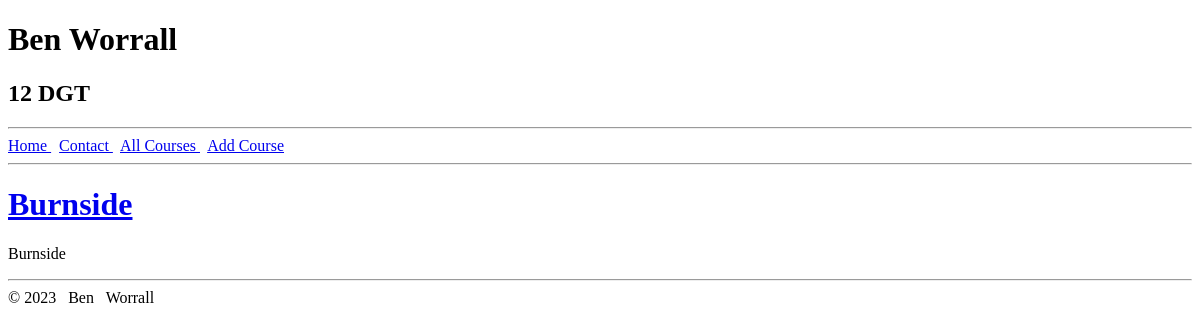
The page /all_courses on the database as committed earlier.
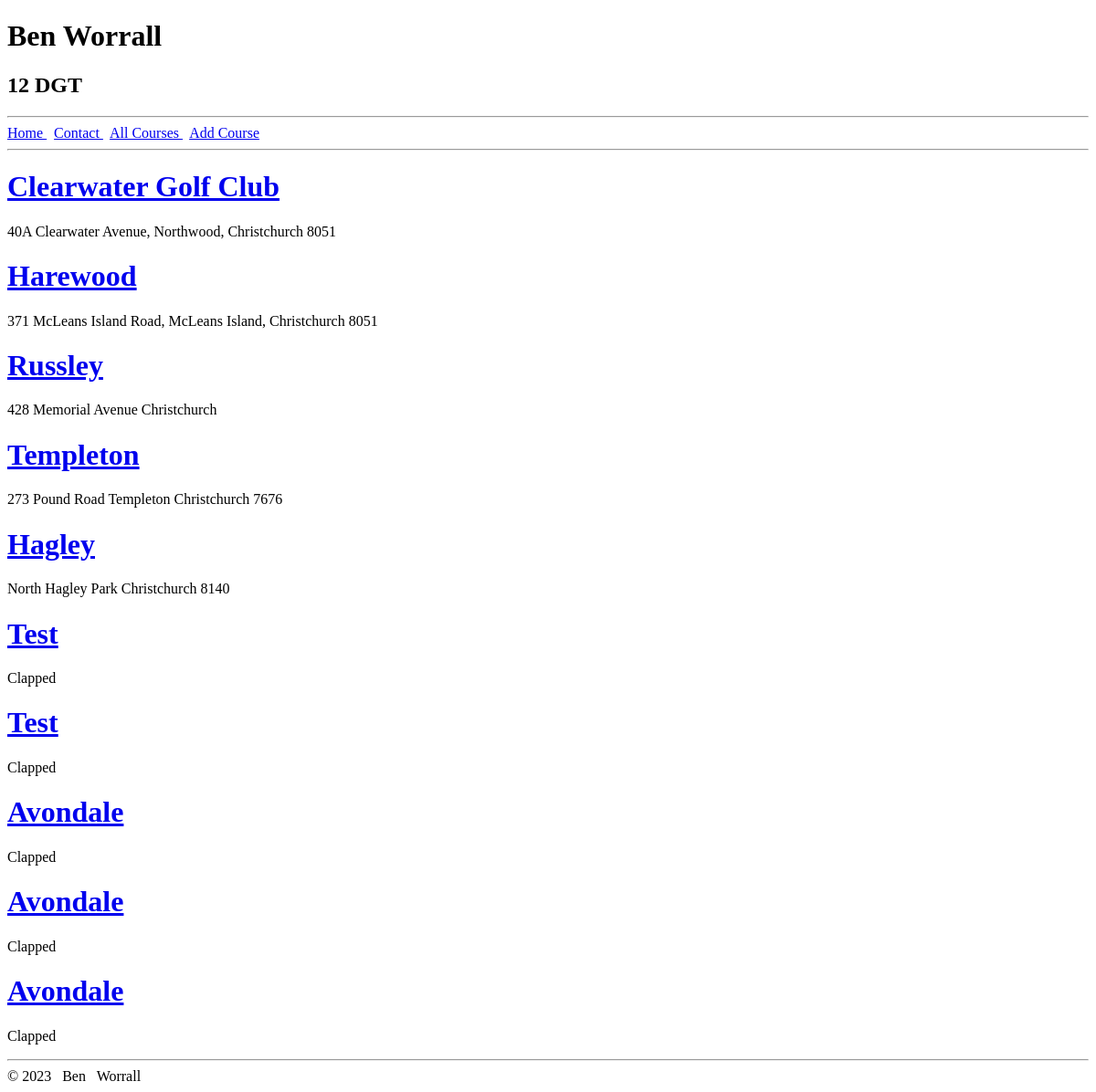
The same page on the database as committed later.
### tables this page shows
CREATE TABLE Courses (id INTEGER PRIMARY KEY AUTOINCREMENT, name, location, description, par, yardage, rating, slope, photo BLOB);

### routs.py (the view)
@app.route("/all_courses")
def all_courses():
    conn= sqlite3.connect("golfweb.db")
    cur = conn.cursor()
    cur.execute("SELECT * FROM Courses")
    results = cur.fetchall()
    return render_template("all_courses.html", results = results , title = "All Courses")

### templates/all_courses.html
{% extends 'layout.html' %}
{% block content %}
{% for item in results %}
    <h1> <a href="/golf/{{item[0]}}"> {{item[1]}}</a> </h1> <p> {{item[2]}}</p>
{% endfor %}
{% endblock%}

### templates/layout.html (shortened to what this page needs)
<!DOCTYPE html>
<html>
    <head>
        <link rel="stylesheet" href = "/static/css/style.css">
    </head>
    <body>
        <header>
            {% include 'header.html' %}
        </header>
        <nav>
            {% include 'nav.html' %}
        </nav>
        <main>
            <h1> {% block content %}{% endblock %}</h1>
        </main>
        <footer>
            {% include 'footer.html' %}
        </footer>
    </body>
</html>

### templates/header.html
<h1> Ben Worrall</h1>
<h2> 12 DGT</h2>

### templates/nav.html
<hr>
<navbar>
    <a href = "/"> Home </a> &nbsp; <a href = "/contact"> Contact </a> &nbsp; <a href = "/all_courses"> All Courses </a> &nbsp; <a href ="/courses"> Add Course</a>
</navbar>
<hr>

### templates/footer.html
<hr>
&copy;
<h8> 2023</h8>
&NonBreakingSpace; Ben &nbsp; Worrall

Rows that differ between the two databases and show on the page:
removed Courses: name "Burnside", location "Burnside"
added Courses: name "Clearwater Golf Club", location "40A Clearwater Avenue, Northwood, Christchurch 8051"
added Courses: name "Harewood", location "371 McLeans Island Road, McLeans Island, Christchurch 8051"
added Courses: name "Russley", location "428 Memorial Avenue Christchurch"
added Courses: name "Templeton", location "273 Pound Road Templeton Christchurch 7676"
added Courses: name "Hagley", location "North Hagley Park Christchurch 8140"
added Courses: name "Test", location "Clapped"
added Courses: name "Test", location "Clapped"
added Courses: name "Avondale", location "Clapped"
added Courses: name "Avondale", location "Clapped"
added Courses: name "Avondale", location "Clapped"
